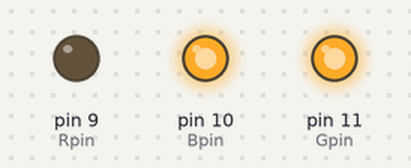
This sketch was run on a simulated Arduino Uno, built with avr-gcc and run on an emulated ATmega328P. Shown: output pins drawn as LEDs (lit = HIGH).

Above: at 0.5 s.
At 1.5 s:
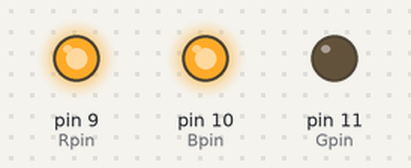
At 5.5 s:
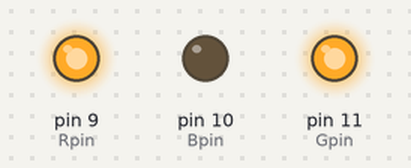
Timing chart, 0 to 6.9 s (numbered marks = the images above):
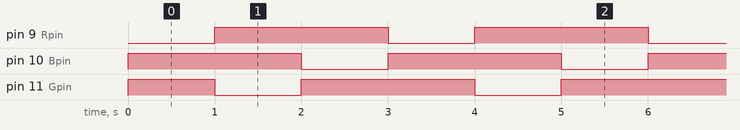

The sketch:

LEDon.ino
```cpp
// define pin numbers for tricolour LED
int Rpin = 9;
int Gpin = 11;
int Bpin = 10;

void setup() {
  pinMode(Rpin, OUTPUT);
  pinMode(Gpin, OUTPUT);
  pinMode(Bpin, OUTPUT);

}

void ledOn(int colour) {
  // turns on tricolour LED
  // colour - 0 = red, 1 = green, 2 = blue

  // turn off all LED elements first
  digitalWrite(Rpin, HIGH);
  digitalWrite(Gpin, HIGH);
  digitalWrite(Bpin, HIGH);

  // turn on one LED element
  if (colour == 0) {
    digitalWrite (Rpin, LOW);
    }
  else if (colour == 1) {
    digitalWrite(Gpin, LOW);
  }
  else if (colour == 2) {
    digitalWrite(Bpin, LOW);
  }
}

void loop() {
  ledOn(0);
  delay(1000);
  ledOn(1);
  delay(1000);
  ledOn(2);
  delay(1000);
}
```

Measured:
- by itself, pin 9 (Rpin), pin 10 (Bpin): alternates HIGH for 2.0 s and LOW for 1.0 s
- by itself, pin 11 (Gpin): repeats every 3.0 s: LOW 1.0 s, HIGH 2.0 s
- by itself, everything shown: repeats every 3.0 s, in 3 steps
